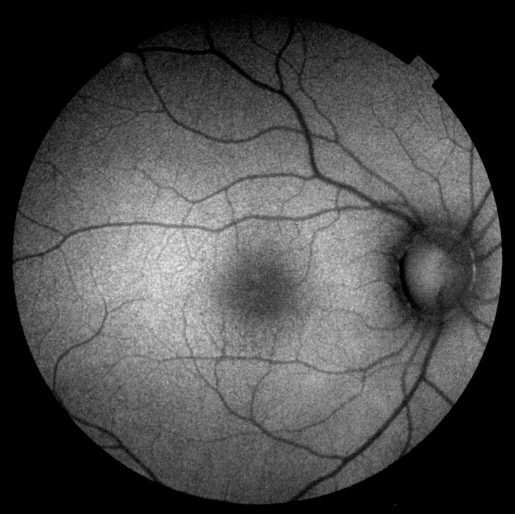
#> input picture Naive/norma1.jpg, 1029 x 1028 px (shown at 1/2 size)
$ python opencv-diff-images.py
#> lines starting #> are read from the running program, lines starting #| are printed output that depends on the picture; after the words box and inside, x2 and y2 are one past the last pixel; in counts of white or black regions, pixels touching at a corner belong together
import numpy
import cv2
import imutils

def compareOnCanvas(imagePath1, imagePath2):
#> called with imagePath1 = 'norma1.jpg', imagePath2 = 'speckled.jpg'
    img1 = cv2.imread(imagePath1)
#> img1 is the input picture: shape (1028, 1029, 3); min 0, max 255, mean 73.6
    img2 = cv2.imread(imagePath2)
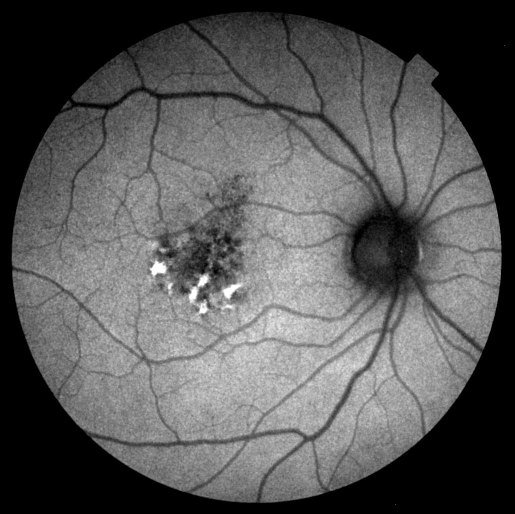
#> input picture Naive/speckled.jpg, 1029 x 1028 px (shown at 1/2 size)
#> img2 is the input picture: shape (1028, 1029, 3); min 0, max 255, mean 87.6

    img1 = imutils.resize(img1, height=640, width=480)
#> img1: shape (479, 480, 3)
    img2 = imutils.resize(img2, height=640, width=480)
#> img2: shape (479, 480, 3)

    diff = cv2.absdiff(img1, img2)
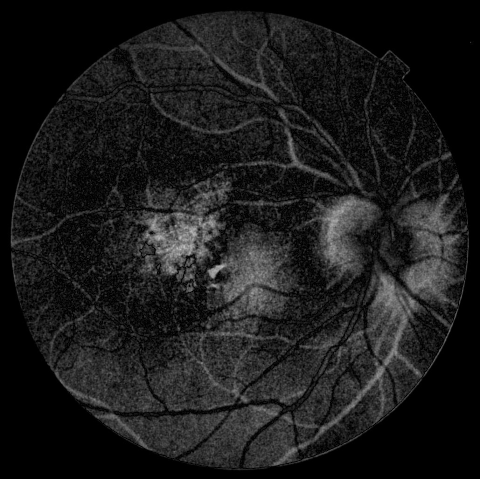
#> diff: shape (479, 480, 3); min 0, max 193, mean 27.2
    mask = cv2.cvtColor(diff, cv2.COLOR_BGR2GRAY)

    th = 1
    imask = mask > th
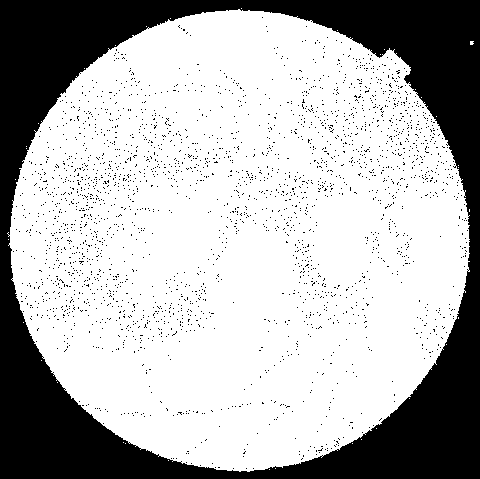
#> imask: shape (479, 480) bool; 70.9% white; 2654 black regions (2653 under 20 px), largest, box (x1, y1, x2, y2) and area: (0, 0, 480, 479) 63237

    canvas = numpy.zeros_like(img2, numpy.uint8)
    canvas[imask] = img2[imask]
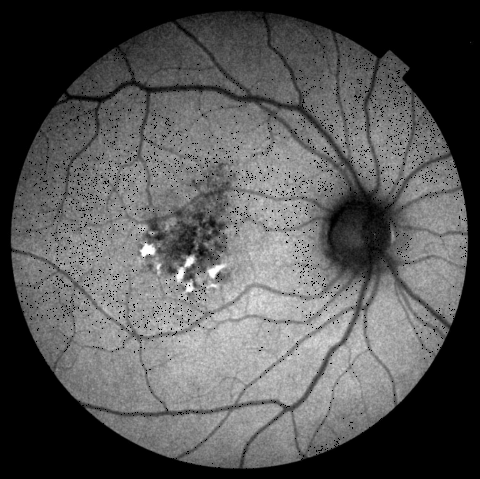
#> canvas: shape (479, 480, 3); min 0, max 255, mean 85.7

    cv2.imshow("Differences on canvas", canvas)
    cv2.imwrite("changesOnCanvas.png", canvas)
    cv2.waitKey(0)
    cv2.destroyWindow("Differences on canvas")


def compareWithAreas(imagePath1, imagePath2):
#> called with imagePath1 = 'norma1.jpg', imagePath2 = 'speckled.jpg'
    original = cv2.imread(imagePath1)
    new = cv2.imread(imagePath2)

    original = imutils.resize(original, height=640, width=480)
    new = imutils.resize(new, height=640, width=480)

    diff = original.copy()
    cv2.absdiff(original, new, diff)

    gray = cv2.cvtColor(diff, cv2.COLOR_BGR2GRAY)

    for i in range(0, 3):
        dilated = cv2.dilate(gray.copy(), None, iterations=i + 1)
#> this loop made 3 passes
#> pass 1, in compareWithAreas, `dilated = cv2.dilate(gray.copy(), None, iterations=i + 1)`:
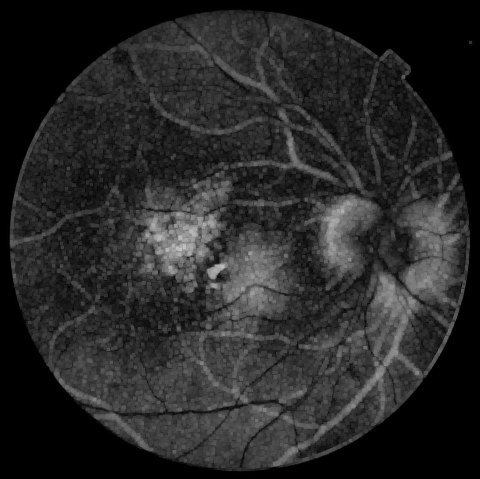
#> dilated: shape (479, 480); min 0, max 193, mean 40

    (T, thresh) = cv2.threshold(dilated, 3, 255, cv2.THRESH_BINARY)
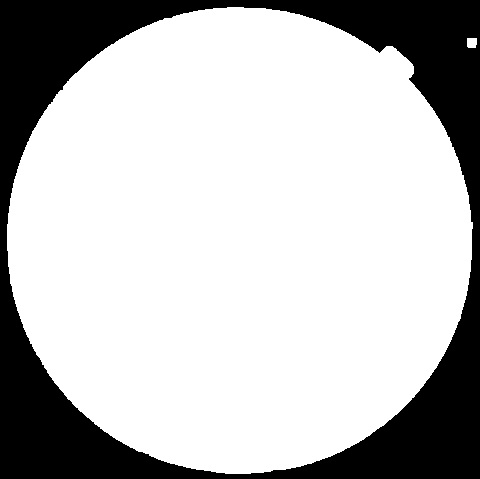
#> thresh: shape (479, 480); 74.8% white; 1 black region

    cnts = cv2.findContours(thresh, cv2.RETR_LIST, cv2.CHAIN_APPROX_SIMPLE)
#> cnts = 2 contours; box (x1, y1, x2, y2) and area: (7, 7, 473, 474) 171180, (467, 38, 477, 48) 78
    cnts = imutils.grab_contours(cnts)

    for c in cnts:
        (x, y, w, h) = cv2.boundingRect(c)
        cv2.rectangle(new, (x, y), (x + w, y + h), (0, 0, 255), 2)
#> this loop made 2 passes
#> (x, y, w, h) on passes 1 to 2: (467, 38, 10, 10), (7, 7, 466, 467)
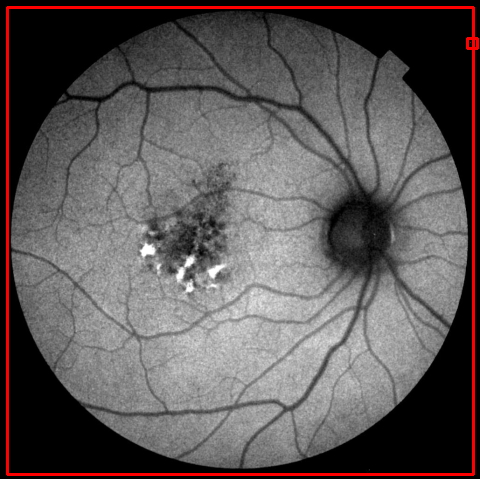
#> new: shape (479, 480, 3); mean B, G, R 87.6, 87.6, 93.9

    cv2.imshow("Differences with areas", new)
    cv2.imwrite("changesWithAreas.png", new)
    cv2.waitKey(0)
    cv2.destroyWindow("Differences with areas")


im1Path = "norma1.jpg"
im2Path = "speckled.jpg"

compareOnCanvas(im1Path, im2Path)
compareWithAreas(im1Path, im2Path)
